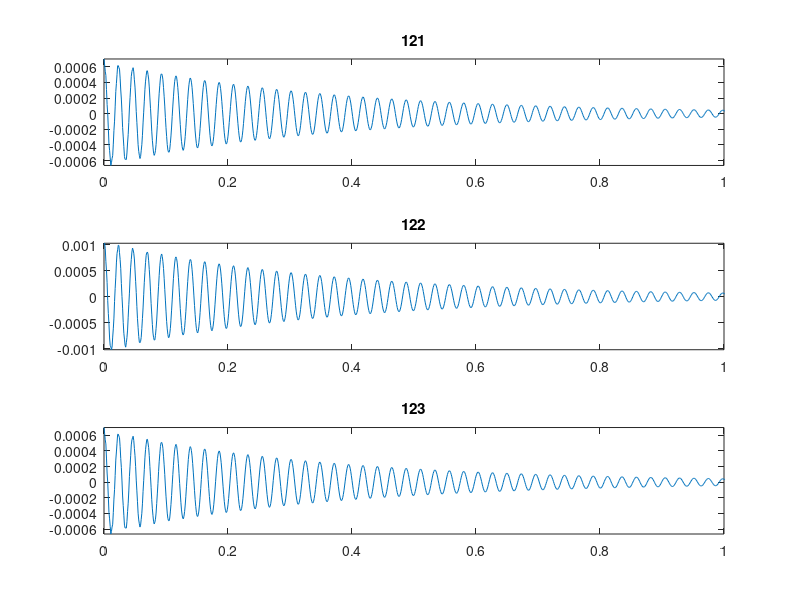

Write MATLAB code to recreate this figure.
v = [[0.5351, 0.8111, -0.6096]; 
     [0.8455, 0.0000,  0.7422]; 
     [0.5351,-0.8111, -0.6096]];
x0 = 1e-3 * [0.7; 1.0; 0.7];
q0 = v\x0;

M = [1 1 1]; K = 1e6*[0.0733 1.1006 3.9658];
zeta = 0.01;
A = q0 / sqrt(1-zeta^2);
phi = atan(sqrt(1-zeta^2) / zeta);
wn = sqrt(K ./ M);
wd = wn * sqrt(1 - zeta^2);

ts = 0:1e-3:2;
q = zeros(3, size(ts, 2));
for i = 1:3
    scaler = A(i) * exp(-zeta*wn(i)*ts);
    temp = scaler .* sin(wd(i)*ts + phi);
    q(i, :) = temp;
end

x = v*q;


for i = 1:3
    subplot(3, 1, i);
    plot(ts, x(i, :));
    temp = "x" + i;
    title(temp);
    axis([0 1 -inf inf]);
end




